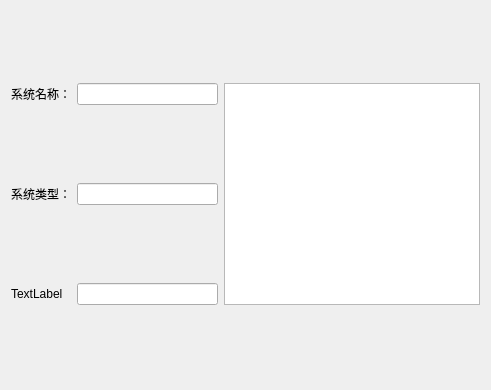
<?xml version="1.0" encoding="UTF-8"?>
<ui version="4.0">
 <class>Form</class>
 <widget class="QWidget" name="Form">
  <property name="geometry">
   <rect>
    <x>0</x>
    <y>0</y>
    <width>491</width>
    <height>390</height>
   </rect>
  </property>
  <property name="windowTitle">
   <string>Form</string>
  </property>
  <layout class="QGridLayout" name="gridLayout">
   <item row="1" column="0">
    <widget class="QLabel" name="label_vmname">
     <property name="text">
      <string>系统名称：</string>
     </property>
    </widget>
   </item>
   <item row="1" column="1">
    <widget class="QLineEdit" name="lineEdit_vmname">
     <property name="readOnly">
      <bool>true</bool>
     </property>
    </widget>
   </item>
   <item row="3" column="1">
    <widget class="QLineEdit" name="lineEdit_2"/>
   </item>
   <item row="3" column="0">
    <widget class="QLabel" name="label_2">
     <property name="text">
      <string>TextLabel</string>
     </property>
    </widget>
   </item>
   <item row="1" column="2" rowspan="3">
    <widget class="QTextBrowser" name="textBrowser"/>
   </item>
   <item row="2" column="0">
    <widget class="QLabel" name="label_3">
     <property name="text">
      <string>系统类型：</string>
     </property>
    </widget>
   </item>
   <item row="2" column="1">
    <widget class="QLineEdit" name="lineEdit_3"/>
   </item>
  </layout>
 </widget>
 <resources/>
 <connections/>
</ui>
